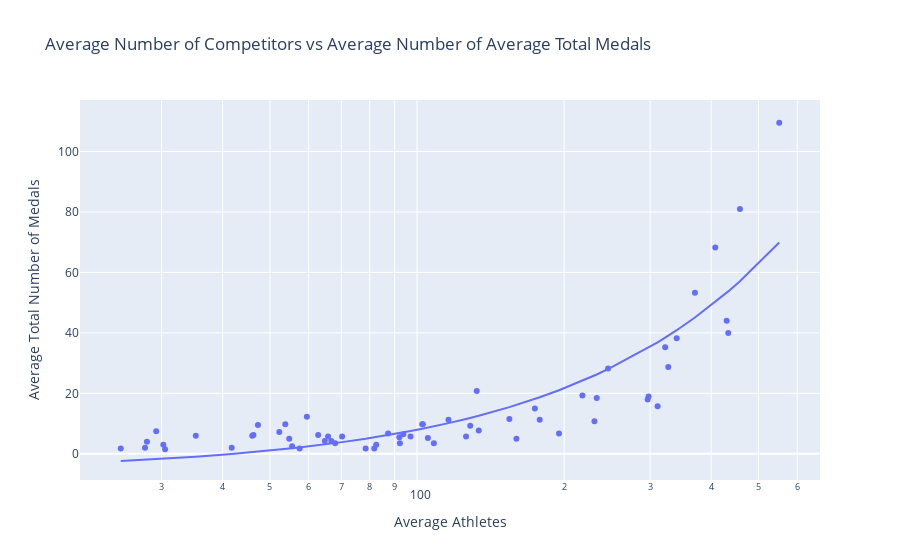

Notebook cell for this chart:
### Markdown cell above
## 3.4 Number of Athletes vs. Medals

Below is a plot of average number of athletes over all four games vs. average number of medals. The x-axis is on a log scale. The R-squared value of this model is 0.74, which is significantly higher than either population or GDP per capita against medals. This indicates the number of competitors sent by a country to the Olympics is a better predictor of the number of medals they will win than population or GDP per capita.

### Code cell
average_medals_plot(oad, "Average Athletes", "Average Total")

### Figure 1 — Plotly figure (JSON) as saved in the notebook; plotly's stock layout.template omitted (floating-point values rounded to 4 significant figures)
{"data": [{"customdata": [["United States"], ["China"], ["Russia"], ["Australia"], ["Japan"], ["Germany"], ["France"], ["Italy"], ["South Korea"], ["Great Britain"], ["Cuba"], ["Hungary"], ["Ukraine"], ["Romania"], ["Greece"], ["Brazil"], ["Norway"], ["Netherlands"], ["Sweden"], ["Spain"], ["Canada"], ["Turkey"], ["Poland"], ["New Zealand"], ["Thailand"], ["Belarus"], ["Ethiopia"], ["Iran"], ["Slovakia"], ["Chinese Taipei"], ["Georgia"], ["Bulgaria"], ["Denmark"], ["Jamaica"], ["Uzbekistan"], ["Morocco"], ["Argentina"], ["Kazakhstan"], ["Kenya"], ["Czech Republic"], ["South Africa"], ["Croatia"], ["Lithuania"], ["Egypt"], ["Switzerland"], ["Indonesia"], ["Azerbaijan"], ["Belgium"], ["Bahamas"], ["Dominican Republic"], ["North Korea"], ["Mexico"], ["Portugal"], ["Finland"], ["Slovenia"], ["Estonia"], ["India"], ["Colombia"], ["Venezuela"], ["Mongolia"], ["Trinidad and Tobago"]], "hovertemplate": "Average Athletes=%{x}<br>Average Total Number of Medals=%{y}<br>Country=%{customdata[0]}<extra></extra>", "legendgroup": "", "marker": {"color": "#636efa", "symbol": "circle"}, "mode": "markers", "name": "", "orientation": "v", "showlegend": false, "type": "scatter", "x": [551.2, 458, 407.8, 433.5, 322, 430.2, 340, 326.8, 246, 370.5, 132.5, 174.2, 233.2, 102.5, 195.2, 310.8, 65.75, 218, 133.8, 297.8, 296.5, 87.25, 230.8, 178.2, 46, 154.5, 29.25, 52.25, 54.75, 68, 35.25, 70.25, 102.8, 53.75, 62.75, 57.5, 159.8, 116, 59.5, 128.5, 126, 93.75, 64.75, 108.2, 97, 28, 47.25, 92.25, 24.75, 30.5, 46.25, 105.2, 81.75, 55.5, 66.75, 41.75, 82.5, 92, 78.5, 30.25, 27.75], "xaxis": "x", "y": [109.5, 81, 68.25, 40, 35.25, 44, 38.25, 28.75, 28.25, 53.25, 20.75, 15, 18.5, 9.75, 6.75, 15.75, 5.75, 19.25, 7.75, 19, 18, 6.75, 10.75, 11.25, 6, 11.5, 7.5, 7.25, 5, 3.5, 6, 5.75, 9.75, 9.75, 6.25, 1.75, 5, 11.25, 12.25, 9.25, 5.75, 6.5, 4.25, 3.5, 5.75, 4, 9.5, 3.5, 1.75, 1.5, 6.25, 5.25, 1.75, 2.5, 4.25, 2, 3, 5.5, 1.75, 3, 2], "yaxis": "y"}, {"hovertemplate": "<b>OLS trendline</b><br>Average Total = 0.137231 * Average Athletes + -5.76966<br>R<sup>2</sup>=0.776201<br><br>Average Athletes=%{x}<br>Average Total Number of Medals=%{y} <b>(trend)</b><extra></extra>", "legendgroup": "", "marker": {"color": "#636efa", "symbol": "circle"}, "mode": "lines", "name": "", "showlegend": false, "type": "scatter", "x": [24.75, 27.75, 28, 29.25, 30.25, 30.5, 35.25, 41.75, 46, 46.25, 47.25, 52.25, 53.75, 54.75, 55.5, 57.5, 59.5, 62.75, 64.75, 65.75, 66.75, 68, 70.25, 78.5, 81.75, 82.5, 87.25, 92, 92.25, 93.75, 97, 102.5, 102.8, 105.2, 108.2, 116, 126, 128.5, 132.5, 133.8, 154.5, 159.8, 174.2, 178.2, 195.2, 218, 230.8, 233.2, 246, 296.5, 297.8, 310.8, 322, 326.8, 340, 370.5, 407.8, 430.2, 433.5, 458, 551.2], "xaxis": "x", "y": [-2.373, -1.961, -1.927, -1.756, -1.618, -1.584, -0.9323, -0.04025, 0.543, 0.5773, 0.7145, 1.401, 1.607, 1.744, 1.847, 2.121, 2.396, 2.842, 3.116, 3.253, 3.391, 3.562, 3.871, 5.003, 5.449, 5.552, 6.204, 6.856, 6.89, 7.096, 7.542, 8.297, 8.331, 8.674, 9.086, 10.15, 11.52, 11.86, 12.41, 12.59, 15.43, 16.15, 18.14, 18.69, 21.02, 24.15, 25.9, 26.24, 27.99, 34.92, 35.09, 36.87, 38.42, 39.07, 40.89, 45.07, 50.19, 53.27, 53.72, 57.08, 69.88], "yaxis": "y"}], "layout": {"autosize": true, "legend": {"tracegroupgap": 0}, "title": {"text": "Average Number of Competitors vs Average Number of Average Total Medals"}, "xaxis": {"anchor": "y", "autorange": true, "domain": [0, 1], "range": [1.309, 2.826], "title": {"text": "Average Athletes"}, "type": "log"}, "yaxis": {"anchor": "x", "autorange": true, "domain": [0, 1], "range": [-8.736, 118.5], "title": {"text": "Average Total Number of Medals"}, "type": "linear"}}}
